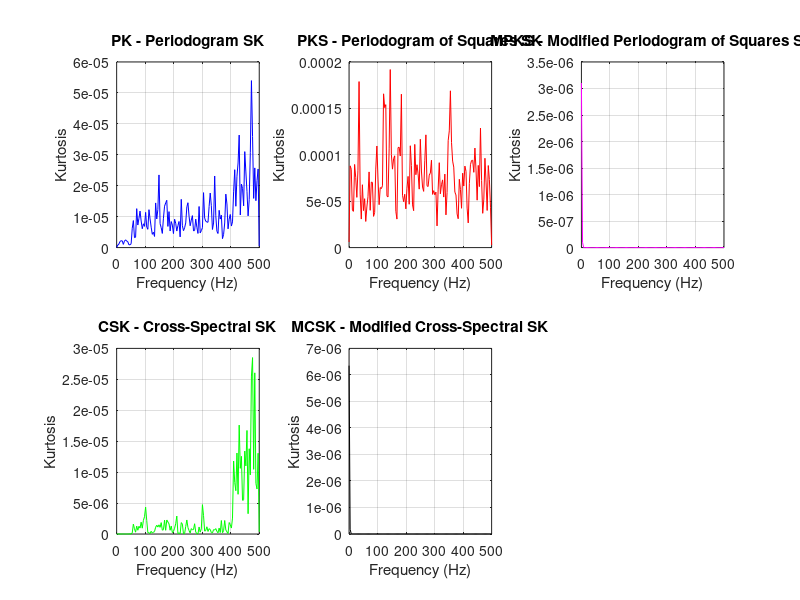

This chart was generated by the following MATLAB code: (Note: this script raises an error after producing the figure.)
% 1. Periodogram-based spectral kurtosis (PK)
%   - Calculate the periodogram of the time series data, normalize it, and estimate the fourth moment of the normalized periodogram as described in my previous answer.
%   - PK is sensitive to non-stationarity and leakage effects, but it's computationally efficient.
%
% 2. Periodogram of squares-based spectral kurtosis (PKS)
%   - First, square the time series data and calculate the periodogram of squared values.
%   - Normalize the periodogram, estimate the fourth moment, and divide by the number of frequency bins as in PK.
%   - PKS is less sensitive to non-stationarity than PK, but it's more
%   computationally intensive.
%
% 3. Modified periodogram of squares-based spectral kurtosis (MPKS)
%   - Similar to PKS, but use the modified periodogram instead of the regular one. The modified periodogram is calculated by first estimating the autocorrelation function and
%then taking its square root.
%   - MPKS reduces the impact of leakage effects compared to PK and PKS, but it's even more computationally intensive.
%
% 4. Cross-spectral kurtosis (CSK)
%   - Calculate the cross-periodogram between the original time series data and its lagged version, normalize the result, and estimate the fourth moment of the normalized
%cross-periodogram.
%   - CSK can account for non-stationarity in the data, but it requires more computational resources than PK, PKS, or MPKS.
%
% 5. Modified cross-spectral kurtosis (MCSK)
%   - Similar to CSK, but use the modified periodogram instead of the regular one.
%   - MCSK reduces the impact of leakage effects compared to CSK and is less sensitive to non-stationarity, but it's even more computationally intensive than CSK.

% Clear workspace and command window
clear; clc; close all;

% Sampling parameters
fs = 1000; % Sampling frequency in Hz
T = 10; % Duration in seconds
t = (0:1/fs:T)'; % Time vector (column vector)

% Chirp signal parameters
f_min = 50; % Start frequency in Hz
f_max = 600; % End frequency in Hz

% Generate a chirp signal with white Gaussian noise
x = chirp(t, f_min, T, f_max, 'linear') + randn(size(t));

% Define FFT size
NFFT = 256;

% 1. Periodogram-based Spectral Kurtosis (PK)
[Pxx, F] = pwelch(x, hamming(NFFT), [], NFFT, fs);
sk_pk = (Pxx.^4) ./ (mean(Pxx).^2);

% 2. Periodogram of Squares-based Spectral Kurtosis (PKS)
x_squared = x.^2;
[Pxx_squared, F_squared] = pwelch(x_squared, hamming(NFFT), [], NFFT, fs);
sk_pks = (Pxx_squared.^4) ./ (mean(Pxx_squared).^2);

% 3. Modified Periodogram of Squares-based Spectral Kurtosis (MPKS)
acf_x = xcov(x_squared, 'biased'); 
sqrt_acf_x = sqrt(abs(acf_x));
[Pxx_mpks, F_mpks] = pwelch(sqrt_acf_x, hamming(NFFT), [], NFFT, fs);
sk_mpks = (Pxx_mpks.^4) ./ (mean(Pxx_mpks).^2);

% 4. Cross-Spectral Kurtosis (CSK)
y = chirp(t, f_min, T, f_max, 'linear') + randn(size(t)); 
[Pxy, Fxy] = cpsd(x, y, hamming(NFFT), [], NFFT, fs);
sk_csk = (abs(Pxy).^4) ./ (mean(abs(Pxy)).^2);

% 5. Modified Cross-Spectral Kurtosis (MCSK)
acf_yx = xcov(x.^2, y.^2, 'biased'); 
sqrt_acf_yx = sqrt(abs(acf_yx));
[Pxx_mcsk, F_mcsk] = pwelch(sqrt_acf_yx, hamming(NFFT), [], NFFT, fs);
sk_mcsk = (Pxx_mcsk.^4) ./ (mean(Pxx_mcsk).^2);

%% **Single Comparison Subplot**
figure;
subplot(2,3,1);
plot(F, sk_pk, 'b');
title('PK - Periodogram SK');
xlabel('Frequency (Hz)');
ylabel('Kurtosis');
grid on;

subplot(2,3,2);
plot(F_squared, sk_pks, 'r');
title('PKS - Periodogram of Squares SK');
xlabel('Frequency (Hz)');
ylabel('Kurtosis');
grid on;

subplot(2,3,3);
plot(F_mpks, sk_mpks, 'm');
title('MPKS - Modified Periodogram of Squares SK');
xlabel('Frequency (Hz)');
ylabel('Kurtosis');
grid on;

subplot(2,3,4);
plot(Fxy, sk_csk, 'g');
title('CSK - Cross-Spectral SK');
xlabel('Frequency (Hz)');
ylabel('Kurtosis');
grid on;

subplot(2,3,5);
plot(F_mcsk, sk_mcsk, 'k');
title('MCSK - Modified Cross-Spectral SK');
xlabel('Frequency (Hz)');
ylabel('Kurtosis');
grid on;

sgtitle('Comparison of Spectral Kurtosis Methods');

%% **Separate Figures for Each Method**
figure;
plot(F, sk_pk, 'b');
title('Periodogram-based Spectral Kurtosis (PK)');
xlabel('Frequency (Hz)');
ylabel('Kurtosis');
grid on;

figure;
plot(F_squared, sk_pks, 'r');
title('Periodogram of Squares-based Spectral Kurtosis (PKS)');
xlabel('Frequency (Hz)');
ylabel('Kurtosis');
grid on;

figure;
plot(F_mpks, sk_mpks, 'm');
title('Modified Periodogram of Squares-based Spectral Kurtosis (MPKS)');
xlabel('Frequency (Hz)');
ylabel('Kurtosis');
grid on;

figure;
plot(Fxy, sk_csk, 'g');
title('Cross-Spectral Kurtosis (CSK)');
xlabel('Frequency (Hz)');
ylabel('Kurtosis');
grid on;

figure;
plot(F_mcsk, sk_mcsk, 'k');
title('Modified Cross-Spectral Kurtosis (MCSK)');
xlabel('Frequency (Hz)');
ylabel('Kurtosis');
grid on;
